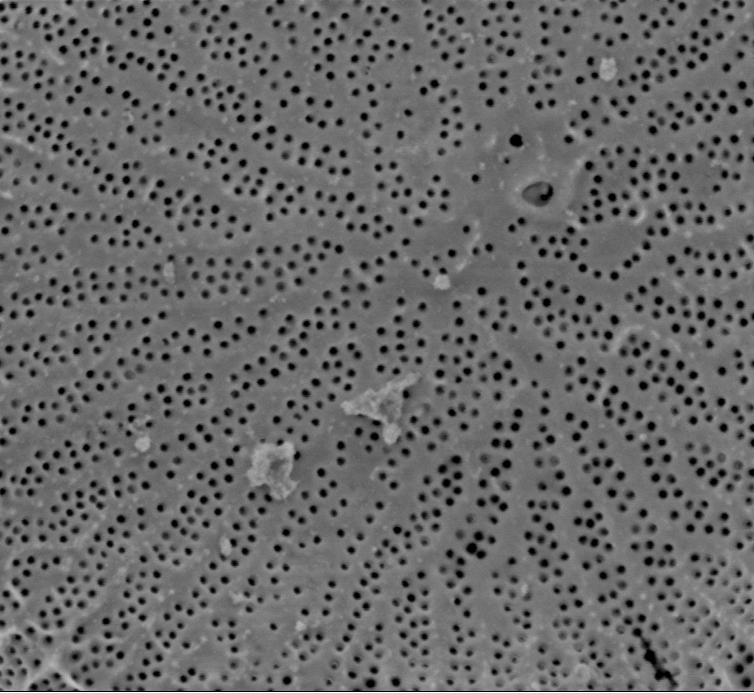
#> input picture work/CNMS/testing thresholds, blurs/cropped_Wild018.tif, 754 x 693 px
$ jupyter execute --allow-errors 'Histogram testing.ipynb'
#> lines starting #> are read from the running program, lines starting #| are printed output that depends on the picture; after the words box and inside, x2 and y2 are one past the last pixel; in counts of white or black regions, pixels touching at a corner belong together; long printed decimals are rounded
[cell 1]
import matplotlib.pyplot as plt
import cv2
img = cv2.imread('cropped_Wild018.tif')
#> img is the input picture: shape (693, 754, 3); min 0, max 255, mean 103.9
blur = cv2.blur(img,(15,15))
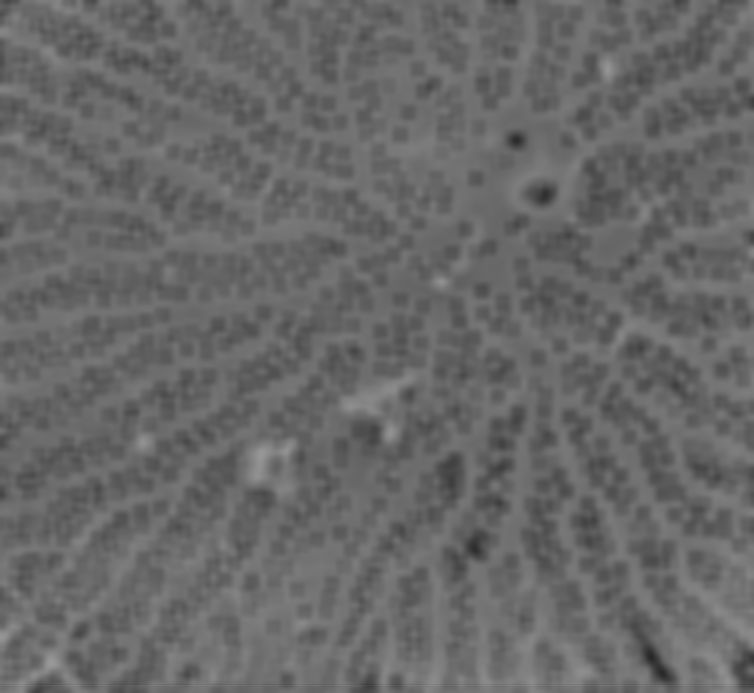
#> blur: shape (693, 754, 3); min 40, max 153, mean 103.8
from matplotlib.colors import LinearSegmentedColormap
cdict2 = {'red':   ((0.0, 0.0, 0.0),
                   (0.1, 1.0, 1.0),
                   (1.0, 1.0, 1.0)),

         'green': ((0.0, 0.0, 0.0),
                   (1.0, 0.0, 0.0)),

        'blue':  ((0.0, 0.0, 0.0),
                   (1.0, 0.0, 0.0))
        }
red2 = LinearSegmentedColormap('Red2', cdict2)
from skimage.filters import threshold_otsu
thotsu=threshold_otsu(blur)
#> thotsu = 103
otsublur = blur[:,:,0]> thotsu
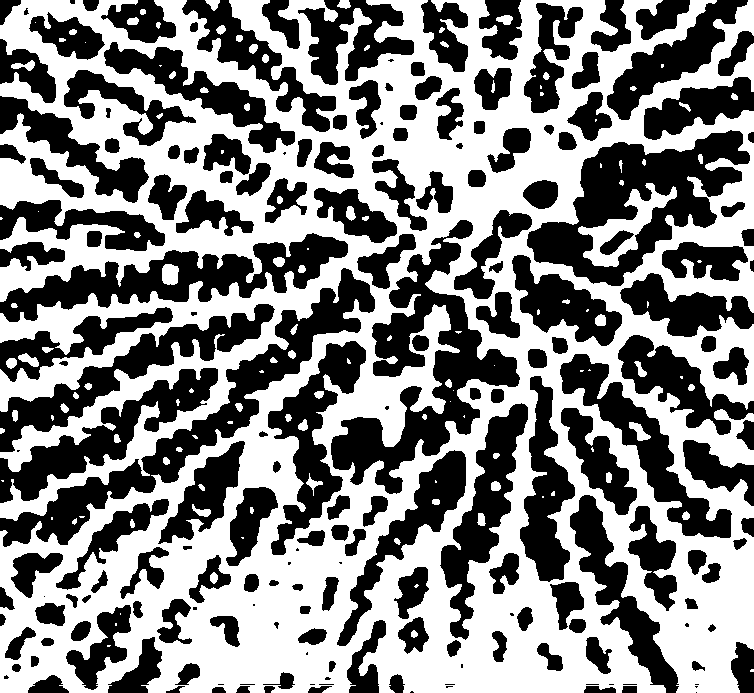
#> otsublur: shape (693, 754) bool; 52.4% white; 198 black regions (31 under 20 px), largest, box (x1, y1, x2, y2) and area: (331, 220, 520, 494) 15569, (527, 130, 750, 286) 14409, (0, 268, 375, 547) 13794

from skimage.morphology import skeletonize
otsuskeleton = skeletonize(otsublur)
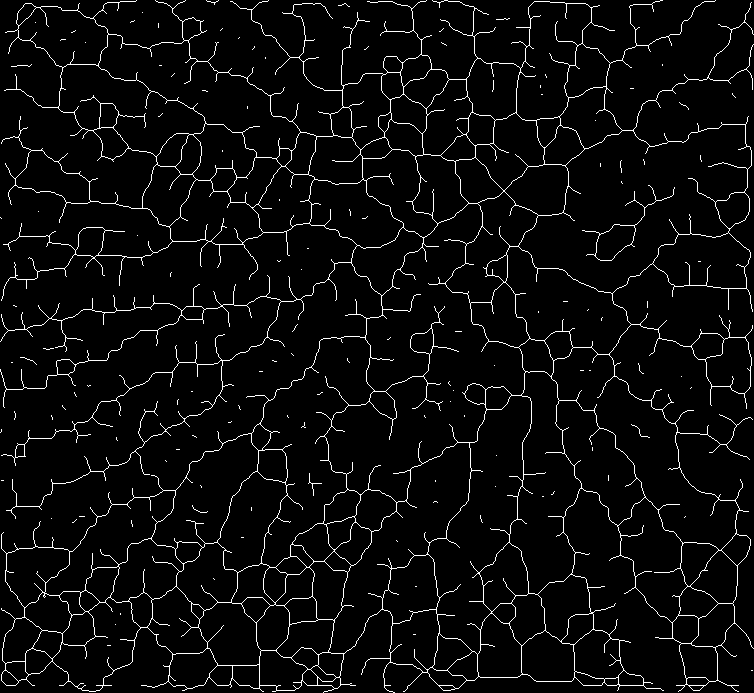
#> otsuskeleton: shape (693, 754) bool; 4.5% white in thin lines or dots
imgplot = plt.imshow(img, alpha=0.9)
ax = plt.subplot()
ax.imshow(otsuskeleton, cmap=red2, interpolation='sinc', alpha=.42)

[cell 2]
from PIL import Image
im=Image.open('cropped_Wild018.tif')
width, height=im.size
#> width = 754; height = 693

[cell 3]
import numpy as np
import cv2 as cv
from matplotlib import pyplot as plt
img = cv.imread('cropped_Wild018.tif',0)
#> img: shape (693, 754); min 0, max 255, mean 103.9
plt.hist(img.ravel(),256,[0,256]); plt.show()
#> after `plt.hist(img.ravel(), 256, [0, 256])`:
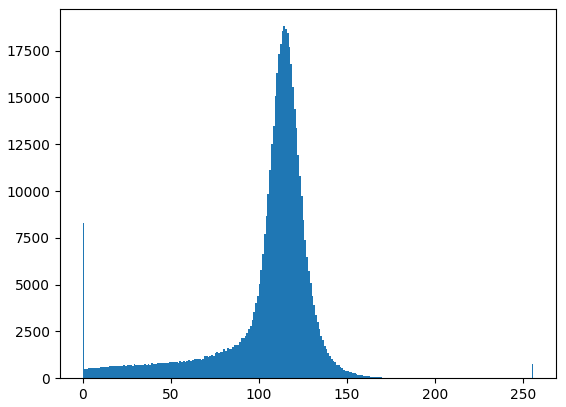
#> figure drawn by matplotlib, 1 panel; tallest bar 18805 high, from x = 114 to 115

np.mean(img)
#> Out = 103.9

[cell 4]
partialstd=(np.std(img)/2)
#> partialstd = 15
lower=np.mean(img)-partialstd
#> lower = 88.93
print("lower =",lower)
#| lower = 88.928
upper=np.mean(img)+partialstd
#> upper = 118.9
print("upper =",upper)
#| upper = 118.919

[cell 5]
blur = cv2.blur(img,(5, 5))
#> blur: shape (693, 754)
plt.subplot(121),plt.imshow(img)
plt.xticks([]), plt.yticks([])
plt.subplot(122),plt.imshow(blur)
plt.xticks([]), plt.yticks([])
plt.show()
#> figure, not shown here; palette indices are drawn, not the picture's colours
np.shape(blur)
#> Out = (693, 754)

[cell 6]
image=im.quantize(3,0)
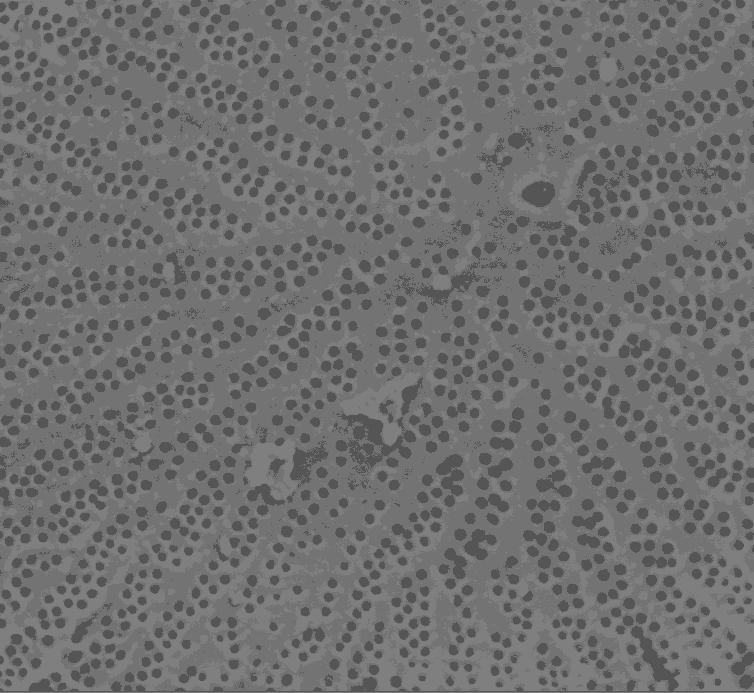
#> image: PIL image 754x693 P; min 85, max 127, mean 110.5
image.save('simple_Wild018.tif')
print(image)
#| <PIL.Image.Image image mode=P size=754x693 at 0x7F2E83E2E490>
newimg = cv2.imread('simple_Wild018.tif')
plt.hist(newimg.ravel(),256,[0,255]); plt.show()
#> after `plt.hist(newimg.ravel(), 256, [0, 255])`:
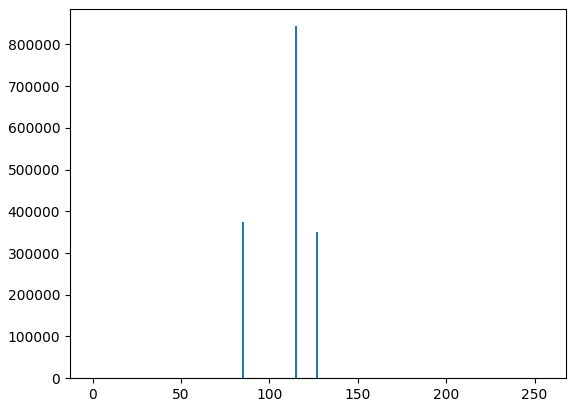
#> figure drawn by matplotlib, 1 panel; tallest bar 843546 high, from x = 114.6 to 115.5
print(newimg)
#> (printed output is left out)

[cell 7]
newimg[np.where(newimg == [127])] = [255]
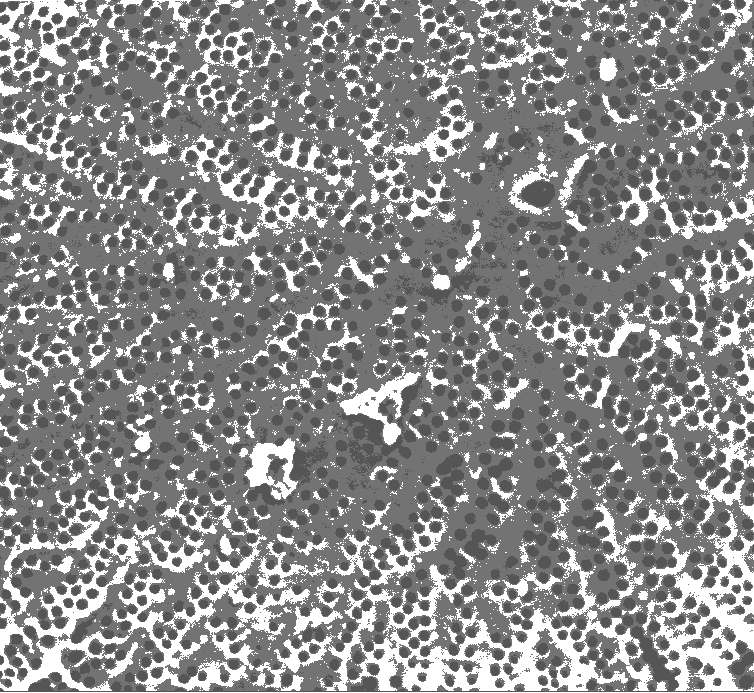
#> newimg: shape (693, 754, 3); min 85, max 255, mean 139.2
newimg[np.where(newimg == [85])] = [0]
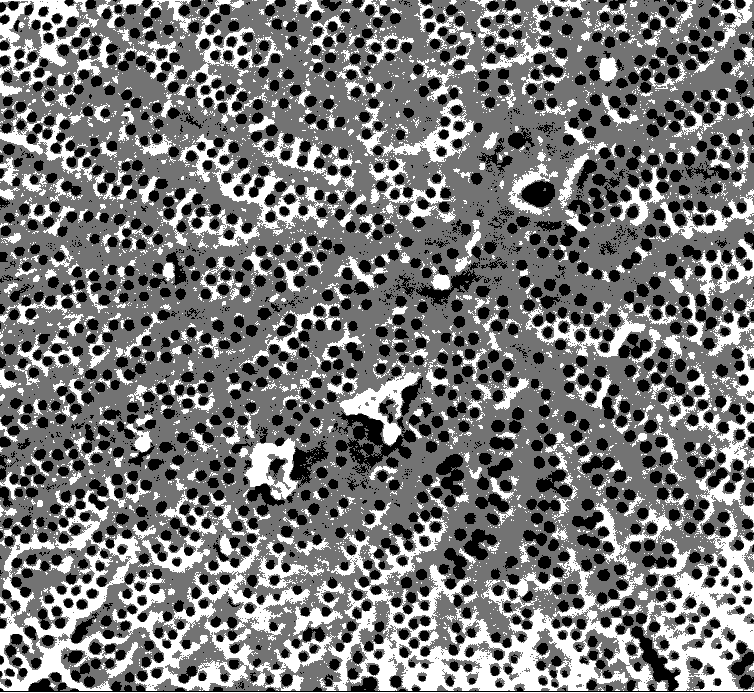
#> newimg: shape (693, 754, 3); min 0, max 255, mean 118.9
#> (the rest of this cell did not finish here and is left out)

[cell 8]
from skimage.filters import threshold_otsu
th=threshold_otsu(newimg)
#> th = 115
print(th)
#| 115
np.shape(newimg)
#> Out = (693, 754, 3)

[cell 9]
threshold = newimg[:,:,0] > th
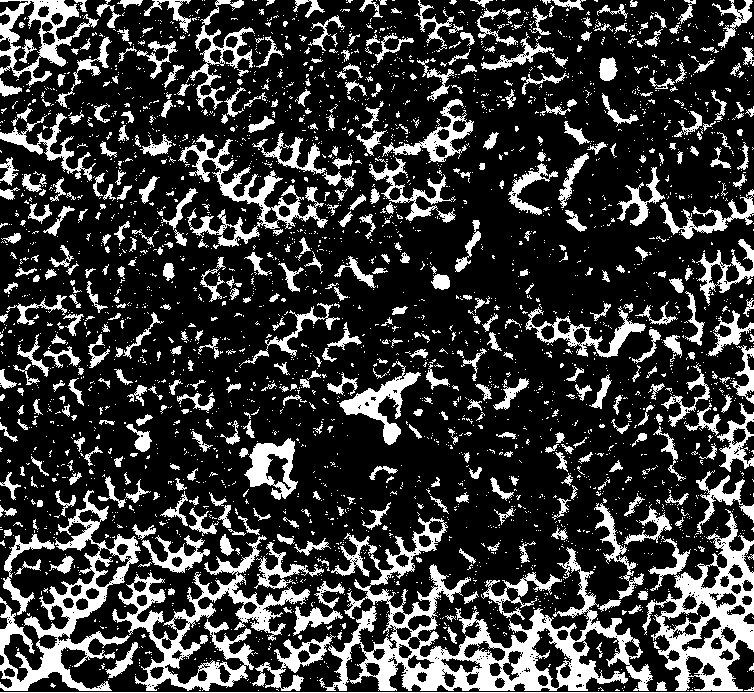
#> threshold: shape (693, 754) bool; 22.4% white; 3197 white regions (2684 under 20 px), largest, box (x1, y1, x2, y2) and area: (319, 517, 653, 691) 14857, (642, 509, 754, 691) 7484, (112, 535, 310, 691) 6898
plt.imshow(threshold)

[cell 10]
from skimage.morphology import skeletonize
skeleton = skeletonize(threshold)
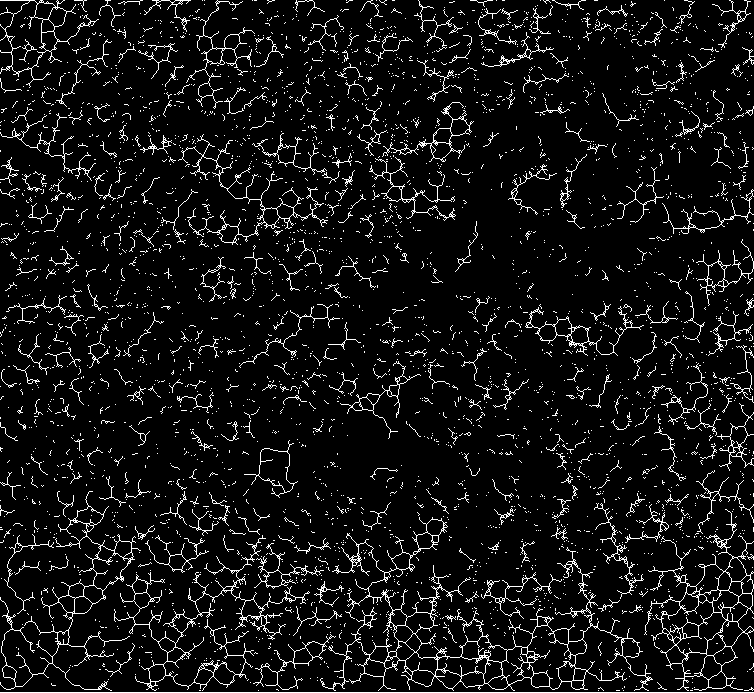
#> skeleton: shape (693, 754) bool; 7.4% white in thin lines or dots
ax = plt.subplot()

from matplotlib.colors import LinearSegmentedColormap
cdict2 = {'red':   ((0.0, 0.0, 0.0),
                   (0.1, 1.0, 1.0),
                   (1.0, 1.0, 1.0)),

         'green': ((0.0, 0.0, 0.0),
                   (1.0, 0.0, 0.0)),

        'blue':  ((0.0, 0.0, 0.0),
                   (1.0, 0.0, 0.0))
        }
red2 = LinearSegmentedColormap('Red2', cdict2)
ax.imshow(skeleton, cmap=red2, interpolation= 'bilinear')

$ run again, with work/CNMS/testing thresholds, blurs/cropped_Wild002.tif copied over work/CNMS/testing thresholds, blurs/cropped_Wild018.tif
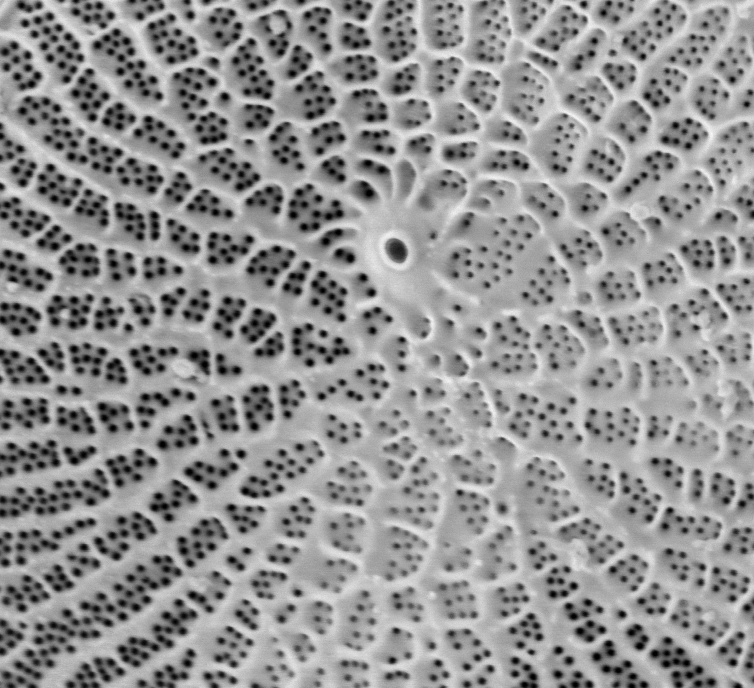
#> input picture work/CNMS/testing thresholds, blurs/cropped_Wild002.tif, 754 x 688 px
#> img is the input picture: shape (688, 754, 3); min 0, max 245, mean 146.3
#> thotsu = 138
#> `otsublur = blur[:,:,0]> thotsu`:
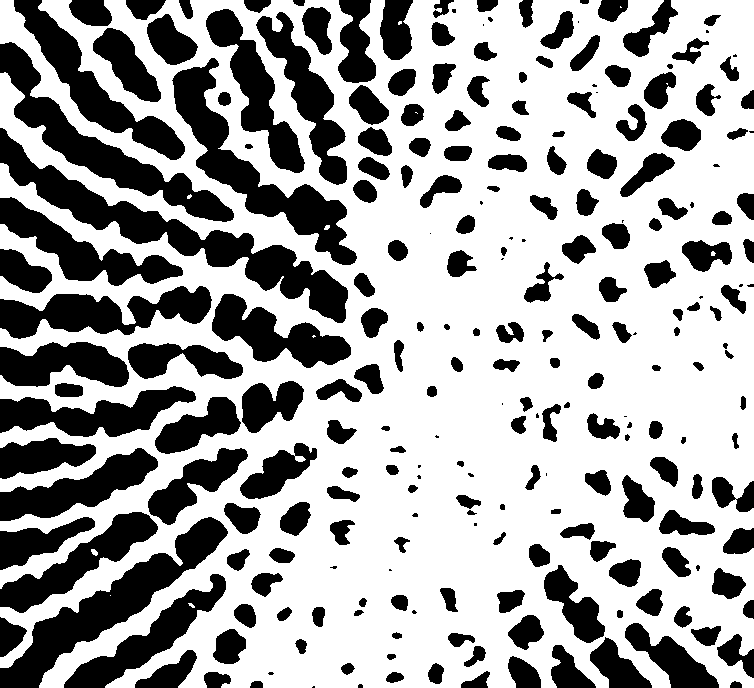
#> otsublur: shape (688, 754) bool; 64.7% white; 242 black regions (38 under 20 px), largest, box (x1, y1, x2, y2) and area: (0, 128, 348, 323) 11512, (0, 517, 228, 688) 9010, (172, 58, 357, 265) 8651
#> otsuskeleton: shape (688, 754) bool; 4% white in thin lines or dots
#> img: shape (688, 754)
#> `np.mean(img)`: Out = 146.3
#> partialstd = 24.02
#> lower = 122.3
#| lower = 122.293
#> upper = 170.3
#| upper = 170.343
#| <PIL.Image.Image image mode=P size=754x688 at 0x7F2E83DA6490>
#> (printed output is left out)
#> th = 109
#| 109
#> threshold: shape (688, 754) bool; 65.5% white; 806 black regions (123 under 20 px), largest, box (x1, y1, x2, y2) and area: (0, 555, 183, 688) 6055, (14, 96, 164, 196) 4127, (0, 468, 111, 519) 2820
#> `skeleton = skeletonize(threshold)`:
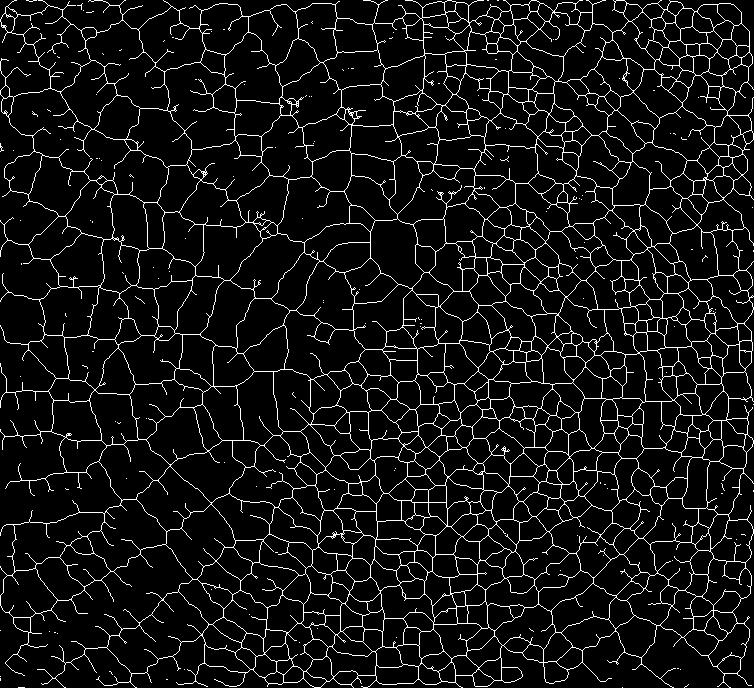
#> skeleton: shape (688, 754) bool; 7.4% white in thin lines or dots

$ run again, with work/CNMS/testing thresholds, blurs/cropped_Wild004.tif copied over work/CNMS/testing thresholds, blurs/cropped_Wild018.tif
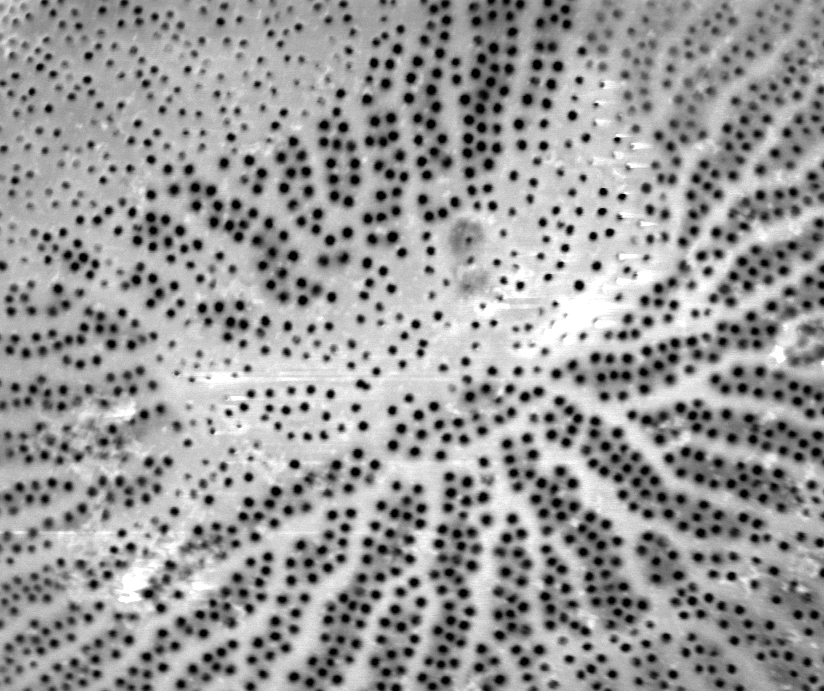
#> input picture work/CNMS/testing thresholds, blurs/cropped_Wild004.tif, 824 x 691 px
#> img is the input picture: shape (691, 824, 3); min 0, max 255, mean 153.9
#> thotsu = 153
#> otsublur: shape (691, 824) bool; 51% white; 137 black regions (12 under 20 px), largest, box (x1, y1, x2, y2) and area: (501, 396, 824, 691) 39754, (315, 0, 580, 260) 34688, (551, 215, 824, 402) 13486
#> otsuskeleton: shape (691, 824) bool; 3.2% white in thin lines or dots
#> img: shape (691, 824)
#> `np.mean(img)`: Out = 153.9
#> partialstd = 28.37
#> lower = 125.5
#| lower = 125.520
#> upper = 182.3
#| upper = 182.255
#| <PIL.Image.Image image mode=P size=824x691 at 0x7F2E83F84610>
#> (printed output is left out)
#> th = 110
#| 110
#> threshold: shape (691, 824) bool; 64.4% white; 858 black regions (172 under 20 px), largest, box (x1, y1, x2, y2) and area: (457, 0, 530, 181) 7169, (580, 416, 768, 541) 6407, (669, 582, 824, 691) 5553
#> `skeleton = skeletonize(threshold)`:
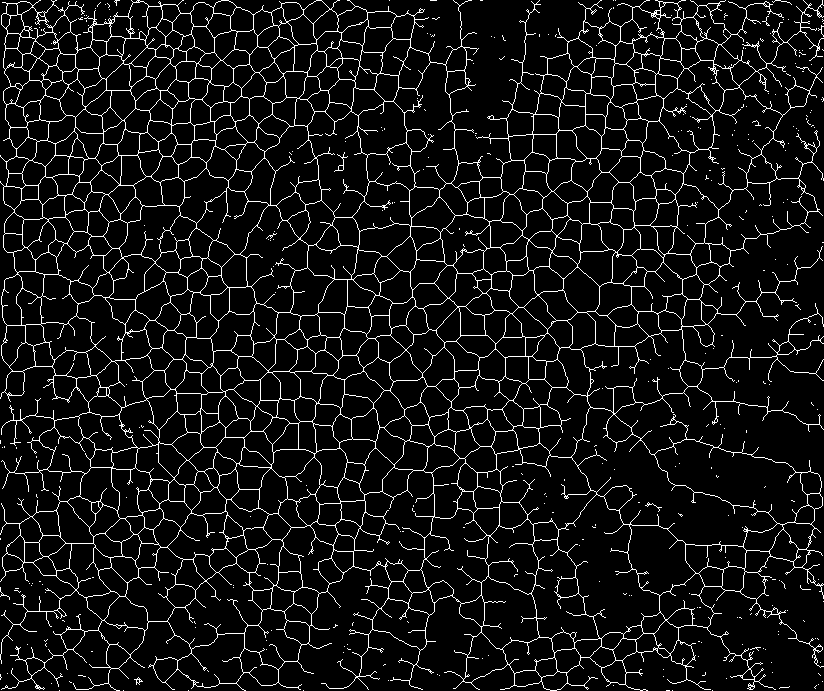
#> skeleton: shape (691, 824) bool; 7.5% white in thin lines or dots
